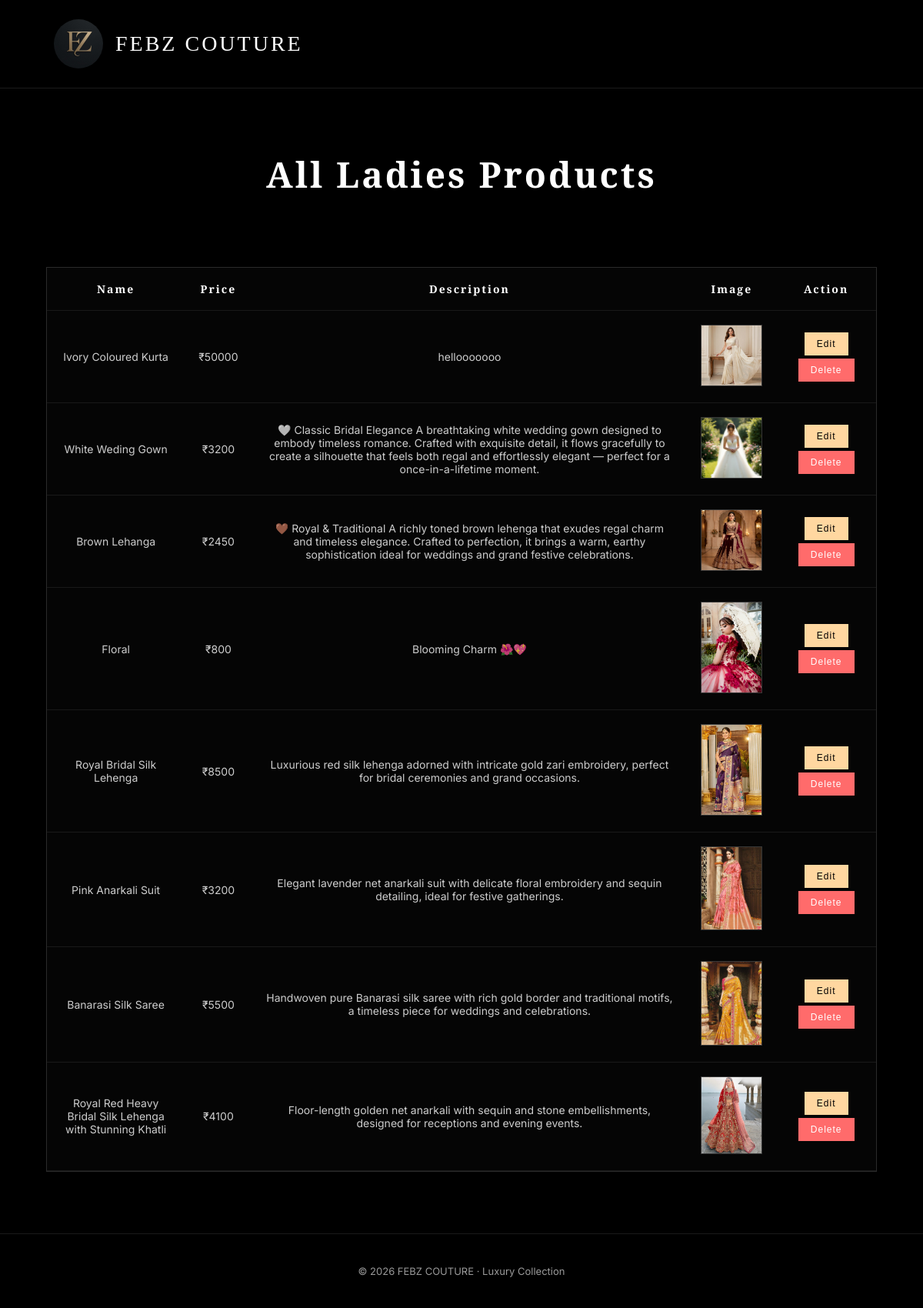
/adminwomenlist/ (signed in), run on the app's committed database.
### app/models.py (models this page shows)
class Ladies(models.Model):
    name=models.CharField(max_length=150)
    price=models.IntegerField()
    description=models.CharField(max_length=300)
    image=models.ImageField(upload_to='womenadd/')
    class Meta:
        verbose_name='Ladies'
        verbose_name_plural="Ladies"

### app/views.py (the view)
# urls.py: path('adminwomenlist/', views.adminwomenlistfn, name='adminwomenlist'),
def adminwomenlistfn(request):
    if "admin" in request.session:
        products = Ladies.objects.all()
        return render(request, "adminwomenlist.html", {"products": products})
    return redirect(loginfn)

### template/adminwomenlist.html (shortened to what this page needs)
{% load static %}
<!DOCTYPE html>
<html lang="en">
<head>
</head>
<body>
<div class="navbar">
    <div class="logo-area">
        <img src="{% static 'images/Febzlogo.jpeg' %}" class="logo-img">
        <span class="logo-text">FEBZ COUTURE</span>
    </div>
</div>
<section class="page-header">
    <h1>All Ladies Products</h1>
</section>
<div class="table-container">
<table>
    <tr>
        <th>Name</th>
        <th>Price</th>
        <th>Description</th>
        <th>Image</th>
        <th>Action</th>
    </tr>
    {% for i in products %}
    <tr>
        <td>{{ i.name }}</td>
        <td>₹{{ i.price }}</td>
        <td>{{ i.description }}</td>
        <td>
            <img src="{{ i.image.url }}" class="product-img">
        </td>
        <td>
            <a href="{% url 'adminwomenedit' i.id %}">
                <button class="btn edit-btn">Edit</button>
            </a>
            <form action="{% url 'adminwomendelete' i.id %}"
                  method="POST"
                  style="display:inline;"
                  onsubmit="return confirm('Are you sure you want to delete this product?');">
                <button type="submit" class="btn delete-btn">Delete</button>
            </form>
        </td>
    </tr>
    {% empty %}
    <tr>
        <td colspan="5">No products available</td>
    </tr>
    {% endfor %}
</table>
</div>
<div class="footer">
    © 2026 FEBZ COUTURE · Luxury Collection
</div>
</body>
</html>

### template/adminwomenlist.html (style rules this page uses)
* { margin:0; padding:0; box-sizing:border-box; }
body { background:#000; color:#fff; font-family:'Inter',sans-serif; }
.navbar { display:flex; justify-content:space-between; align-items:center; padding:25px 70px; border-bottom:1px solid rgba(255,255,255,0.1); }
.logo-area { display:flex; align-items:center; gap:16px; }
.logo-img { width:64px; height:64px; border-radius:50%; }
.logo-text { font-family:'Playfair Display',serif; font-size:28px; letter-spacing:3px; }
.page-header { text-align:center; padding:80px 20px 50px; }
.page-header h1 { font-family:'Playfair Display',serif; font-size:46px; letter-spacing:3px; }
.table-container { width:90%; margin:40px auto 80px; border:1px solid rgba(255,255,255,0.15); background:#050505; }
table { width:100%; border-collapse:collapse; }
th, td { padding:18px; text-align:center; border-bottom:1px solid rgba(255,255,255,0.08); }
th { font-family:'Playfair Display',serif; letter-spacing:2px; font-size:14px; }
td { font-size:14px; color:rgba(255,255,255,0.8); }
.product-img { width:80px; border:1px solid rgba(255,255,255,0.2); }
.btn { padding:8px 16px; border:none; cursor:pointer; font-size:12px; letter-spacing:1px; transition:0.3s; margin:2px; }
.edit-btn { background:#ffd7a0; color:#000; }
.delete-btn { background:#ff6b6b; color:#fff; }
.footer { padding:40px; border-top:1px solid rgba(255,255,255,0.1); text-align:center; font-size:13px; color:rgba(255,255,255,0.6); }

### data on the page
Ladies: name "Ivory Coloured Kurta", price "50000", description "hellooooooo", image (picture)
Ladies: name "White Weding Gown", price "3200", description "🤍 Classic Bridal Elegance A breathtaking white wedding gown designed to embody timeless romance. Crafted with exquisite detail, it flows gracefully to create a silhouette that feels both regal and effortlessly elegant — perfect for a once-in-a-lifetime moment.", image (picture)
Ladies: name "Brown Lehanga", price "2450", description "🤎 Royal & Traditional A richly toned brown lehenga that exudes regal charm and timeless elegance. Crafted to perfection, it brings a warm, earthy sophistication ideal for weddings and grand festive celebrations.", image (picture)
Ladies: name "Floral", price "800", description "Blooming Charm 🌺💖", image (picture)
Ladies: name "Royal Bridal Silk Lehenga", price "8500", description "Luxurious red silk lehenga adorned with intricate gold zari embroidery, perfect for bridal ceremonies and grand occasions.", image (picture)
Ladies: name "Pink Anarkali Suit", price "3200", description "Elegant lavender net anarkali suit with delicate floral embroidery and sequin detailing, ideal for festive gatherings.", image (picture)
Ladies: name "Banarasi Silk Saree", price "5500", description "Handwoven pure Banarasi silk saree with rich gold border and traditional motifs, a timeless piece for weddings and celebrations.", image (picture)
Ladies: name "Royal Red Heavy Bridal Silk Lehenga with Stunning Khatli", price "4100", description "Floor-length golden net anarkali with sequin and stone embellishments, designed for receptions and evening events.", image (picture)
